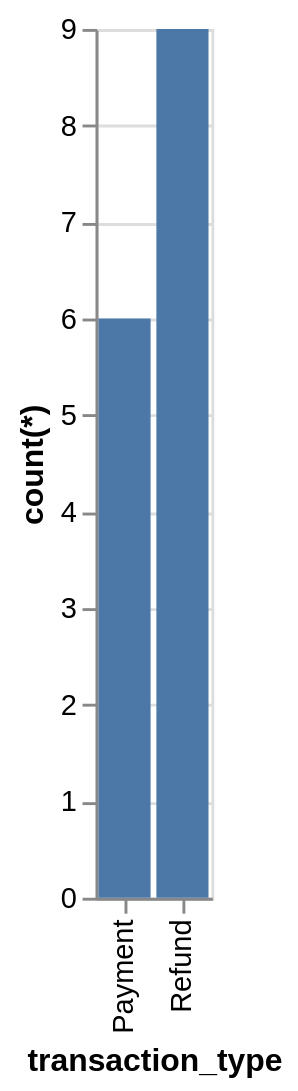

Specify this chart in Vega-Lite:
### Vega-Lite specification from a JSON file in a GitHub repository (floating-point values rounded to 4 significant figures)
{"data": {"values": [{"x_data": "Payment", "y_data": 6}, {"x_data": "Refund", "y_data": 9}]}, "mark": "bar", "encoding": {"x": {"field": "x_data", "type": "nominal", "title": "transaction_type", "sort": {"op": "sum", "field": "y_data", "order": "ascending"}}, "y": {"field": "y_data", "type": "quantitative", "title": "count(*)"}}}
